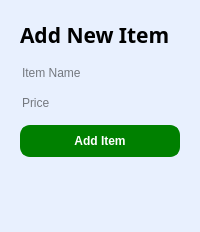
            <widget class="QWidget" name="AdditemsDialog" native="true">
             <property name="sizePolicy">
              <sizepolicy hsizetype="Preferred" vsizetype="Preferred">
               <horstretch>0</horstretch>
               <verstretch>0</verstretch>
              </sizepolicy>
             </property>
             <property name="styleSheet">
              <string notr="true">background-color: #E8F0FE;
border-radius: 10px;</string>
             </property>
             <layout class="QVBoxLayout" name="verticalLayout_11">
              <item alignment="Qt::AlignmentFlag::AlignTop">
               <widget class="QFrame" name="frame_11">
                <property name="font">
                 <font>
                  <family>Tahoma</family>
                  <pointsize>14</pointsize>
                  <bold>true</bold>
                 </font>
                </property>
                <property name="frameShape">
                 <enum>QFrame::Shape::StyledPanel</enum>
                </property>
                <property name="frameShadow">
                 <enum>QFrame::Shadow::Raised</enum>
                </property>
                <layout class="QVBoxLayout" name="verticalLayout_14">
                 <item alignment="Qt::AlignmentFlag::AlignLeft">
                  <widget class="QLabel" name="addnewitemLabel">
                   <property name="font">
                    <font>
                     <family>Franklin Gothic</family>
                     <pointsize>16</pointsize>
                     <bold>true</bold>
                    </font>
                   </property>
                   <property name="styleSheet">
                    <string notr="true">color: rgb(0, 0, 0);</string>
                   </property>
                   <property name="text">
                    <string>Add New Item</string>
                   </property>
                  </widget>
                 </item>
                </layout>
               </widget>
              </item>
              <item>
               <widget class="QFrame" name="frame_12">
                <property name="sizePolicy">
                 <sizepolicy hsizetype="Preferred" vsizetype="Expanding">
                  <horstretch>0</horstretch>
                  <verstretch>0</verstretch>
                 </sizepolicy>
                </property>
                <property name="frameShape">
                 <enum>QFrame::Shape::StyledPanel</enum>
                </property>
                <property name="frameShadow">
                 <enum>QFrame::Shadow::Raised</enum>
                </property>
                <layout class="QVBoxLayout" name="verticalLayout_15">
                 <property name="spacing">
                  <number>14</number>
                 </property>
                 <property name="leftMargin">
                  <number>9</number>
                 </property>
                 <property name="topMargin">
                  <number>0</number>
                 </property>
                 <property name="rightMargin">
                  <number>9</number>
                 </property>
                 <property name="bottomMargin">
                  <number>0</number>
                 </property>
                 <item>
                  <widget class="QLineEdit" name="ItemName">
                   <property name="placeholderText">
                    <string>Item Name</string>
                   </property>
                  </widget>
                 </item>
                 <item>
                  <widget class="QLineEdit" name="Price">
                   <property name="placeholderText">
                    <string>Price</string>
                   </property>
                  </widget>
                 </item>
                 <item>
                  <widget class="QPushButton" name="AdditemBtn">
                   <property name="cursor">
                    <cursorShape>PointingHandCursor</cursorShape>
                   </property>
                   <property name="styleSheet">
                    <string notr="true">QPushButton {
    border-radius: 10px; /* Rounded corners */
    padding: 7px; /* Internal padding */
    color: white; /* Text color */
    background-color: green; /* Background color */
    font: bold 12px; /* Font style and size */
    border: 2px solid green; /* Border color */
}

QPushButton:hover {
    background-color: #32CD32; /* Lighter green on hover */
    border-color: darkgreen; /* Dark green border on hover */
}

QPushButton:pressed {
    background-color: darkgreen; /* Darker green when pressed */
    border-color: black; /* Border changes on press */
}
</string>
                   </property>
                   <property name="text">
                    <string>Add Item</string>
                   </property>
                  </widget>
                 </item>
                 <item>
                  <spacer name="verticalSpacer_4">
                   <property name="orientation">
                    <enum>Qt::Orientation::Vertical</enum>
                   </property>
                   <property name="sizeHint" stdset="0">
                    <size>
                     <width>20</width>
                     <height>40</height>
                    </size>
                   </property>
                  </spacer>
                 </item>
                </layout>
               </widget>
              </item>
              <item alignment="Qt::AlignmentFlag::AlignBottom">
               <widget class="QFrame" name="frame_13">
                <property name="frameShape">
                 <enum>QFrame::Shape::StyledPanel</enum>
                </property>
                <property name="frameShadow">
                 <enum>QFrame::Shadow::Raised</enum>
                </property>
                <layout class="QVBoxLayout" name="verticalLayout_16"/>
               </widget>
              </item>
             </layout>
            </widget>
